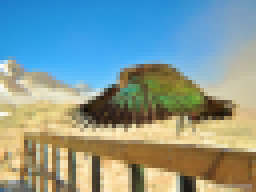
%> input picture Interpolation/bb-small.ppm, 64 x 48 px (shown 4 times larger)
$ octave BiLinearInterpolationRGB.m   (GNU Octave 9; MATLAB toolbox functions it lacks are replaced by stand-ins)
%> lines starting %> are read from the running program, lines starting %| are printed output that depends on the picture
clear;
A = imread("bb-small" , "ppm" );
%> A is the input picture: size 48x64x3 uint8; mean R, G, B 132.9, 154.5, 149.9
zoom = input ("How many times whould you like to zoom this picture : ");
%> the answer given: 2
S = size(A);
%> S = [48 64 3]
#Don't make B unsigned 8 bit yet, otherwise divisions become weird
B = zeros(S(1)*zoom, S(2)*zoom , S(3));

i = ( ( (1:S(1)) - 1 )*zoom) + 1;
%> i = 48 values from 1 to 95
j = ( ( (1:S(2)) - 1 )*zoom) + 1;
%> j = 64 values from 1 to 127
B(i,j,:) = A(1:S(1) , 1:S(2) , :);    #Initial Values
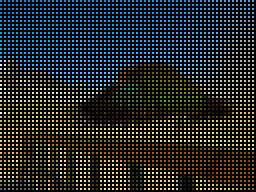
%> B: size 96x128x3 double (shown 2 times larger); mean R, G, B 33.2, 38.6, 37.5

k = setdiff(1:( size(B)(2) - 1),j);    #Horizontal
%> k = 63 values from 2 to 126
B(i,k,:) = ( B(i,k-1,:) + B(i,k+1,:) ) / 2;
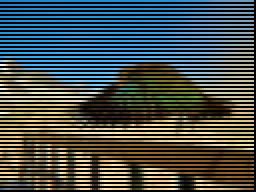
%> B: size 96x128x3 double (shown 2 times larger); mean R, G, B 65.8, 76.6, 74.3

l = setdiff(1:( size(B)(1) - 1),i);    #Vertical
%> l = 47 values from 2 to 94
B(l,j,:) = ( B(l-1,j,:) + B(l+1,j,:) ) / 2;
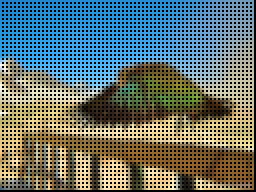
%> B: size 96x128x3 double (shown 2 times larger); mean R, G, B 98.4, 114.5, 111

#Diagonal
B(l,k,:) = ( B(l-1,k-1,:) + B(l+1,k-1,:) + B(l-1,k+1,:) + B(l+1,k+1,:) ) / 4;
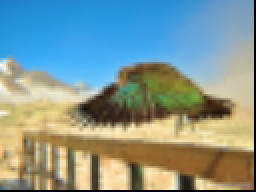
%> B: size 96x128x3 double (shown 2 times larger); mean R, G, B 130.4, 151.7, 147

#imshow only accepts 8 bit unsigned integers
B = uint8(B);
%> B: size 96x128x3 uint8
imshow(B);
imwrite(B,"bb-zoom-interpolation.ppm","ppm");
